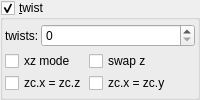
    <widget class="MyGroupBox" name="groupCheck_transf_function_enabledAz">
     <property name="toolTip">
      <string/>
     </property>
     <property name="title">
      <string>&amp;twist</string>
     </property>
     <property name="checkable">
      <bool>true</bool>
     </property>
     <layout class="QVBoxLayout" name="verticalLayout_56">
      <property name="spacing">
       <number>2</number>
      </property>
      <property name="leftMargin">
       <number>2</number>
      </property>
      <property name="topMargin">
       <number>2</number>
      </property>
      <property name="rightMargin">
       <number>2</number>
      </property>
      <property name="bottomMargin">
       <number>2</number>
      </property>
      <item>
       <layout class="QGridLayout" name="gridLayout_28" columnstretch="0,1">
        <property name="spacing">
         <number>2</number>
        </property>
        <item row="0" column="0">
         <widget class="QLabel" name="label_48">
          <property name="text">
           <string notr="true">twists:</string>
          </property>
         </widget>
        </item>
        <item row="0" column="1">
         <widget class="MySpinBox" name="spinboxInt_transf_int_2">
          <property name="sizePolicy">
           <sizepolicy hsizetype="Minimum" vsizetype="Maximum">
            <horstretch>0</horstretch>
            <verstretch>0</verstretch>
           </sizepolicy>
          </property>
          <property name="maximum">
           <number>999</number>
          </property>
         </widget>
        </item>
       </layout>
      </item>
      <item>
       <layout class="QGridLayout" name="gridLayout_34" columnstretch="0,1">
        <property name="spacing">
         <number>2</number>
        </property>
        <item row="0" column="0">
         <widget class="MyCheckBox" name="checkBox_transf_function_enabledK_false">
          <property name="text">
           <string>xz mode</string>
          </property>
         </widget>
        </item>
        <item row="0" column="1">
         <widget class="MyCheckBox" name="checkBox_transf_function_enabledSw_false">
          <property name="text">
           <string>swap z</string>
          </property>
         </widget>
        </item>
        <item row="1" column="0">
         <widget class="MyCheckBox" name="checkBox_transf_function_enabledP_false">
          <property name="text">
           <string>zc.x = zc.z</string>
          </property>
         </widget>
        </item>
        <item row="1" column="1">
         <widget class="MyCheckBox" name="checkBox_transf_function_enabledE_false">
          <property name="text">
           <string>zc.x = zc.y</string>
          </property>
         </widget>
        </item>
       </layout>
      </item>
     </layout>
    </widget>
